Frame 1 (no input): blank canvas, image omitted
Frame 60 (no input): blank canvas, image omitted
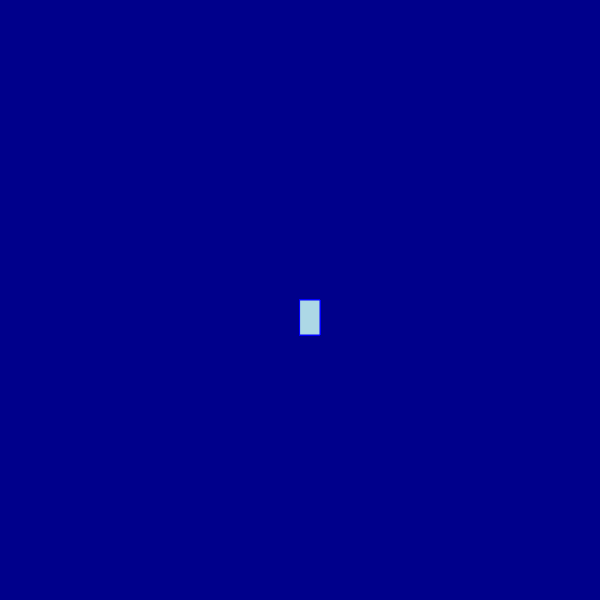
Frame 120 (the mouse pressed at the canvas centre since frame 60)

The p5.js sketch whose frames 1 and 60 were blank and that drew this single picture after the mouse press (run headless with seeded random() and noise() and a simulated clock; from frame 60 on, the mouse is pressed at the canvas centre):

// p5.js sketch
// ── sketch.js
function setup() {
  createCanvas(600, 600);
   background("darkblue");
}

function draw() {
  
  stroke("blue");
  fill("lightblue");

  // console.log(mouseIsPressed);

  if (mouseIsPressed) {
    rect(mouseX, mouseY, 20, 35);
  }
}
